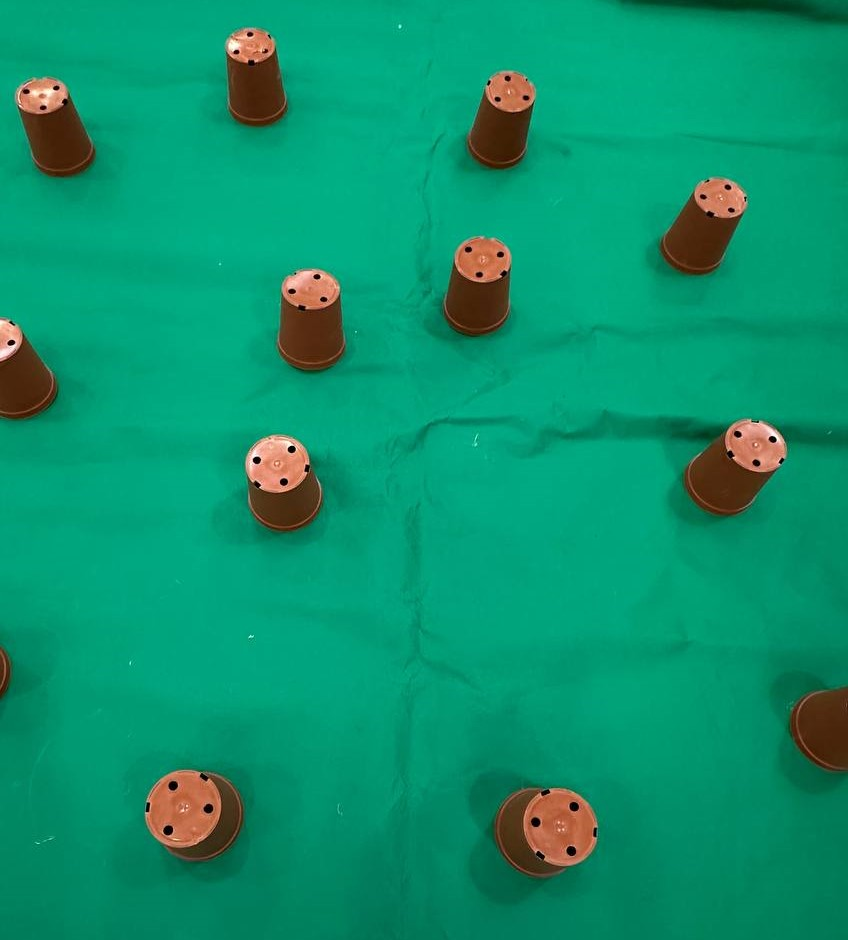
#> input picture Images/9 aug 2024/photo_6174946972373467775_y.jpg, 848 x 940 px, found by its file name
$ python CV_App_Restricted_Area.py
#> lines starting #> are read from the running program, lines starting #| are printed output that depends on the picture; after the words box and inside, x2 and y2 are one past the last pixel; in counts of white or black regions, pixels touching at a corner belong together
import cv2
import numpy as np
import matplotlib.pyplot as plt


file_path = r"C:\Users\grenz\Documents\GitHub\Drones-for-Computer-Vision-applications\Images\9 aug 2024\photo_6174946972373467775_y.jpg"


#file_path = r"C:\Users\grenz\Documents\GitHub\Drones-for-Computer-Vision-applications\Images\12 aug 2024\img_6.jpg"

#file_path = r"C:\Users\grenz\Documents\GitHub\Drones-for-Computer-Vision-applications\Images\12 aug 2024\img_14.jpg"
# Step 1: Load the image
image = cv2.imread(file_path)
#> image is the input picture: shape (940, 848, 3); mean B, G, R 108.6, 146.6, 11.1

# Display the original image
plt.figure(figsize=(12, 8))
plt.subplot(2, 3, 1)
plt.imshow(cv2.cvtColor(image, cv2.COLOR_BGR2RGB))
plt.title('Original Image')
plt.axis('off')

# Step 2: Noise Reduction with Median Blur (Optional but Recommended)
blurred_image = cv2.medianBlur(image, 5)

# Display the blurred image
plt.subplot(2, 3, 2)
plt.imshow(cv2.cvtColor(blurred_image, cv2.COLOR_BGR2RGB))
plt.title('Blurred Image')
plt.axis('off')

# Step 3: Color Segmentation in HSV Color Space
hsv_image = cv2.cvtColor(blurred_image, cv2.COLOR_BGR2HSV)
#> hsv_image: shape (940, 848, 3); mean H, S, V 76.5, 245.5, 150.4

# Define brown color range in HSV (adjust if necessary)
lower_brown = np.array([5, 20, 5])  #5, 20, 5
upper_brown = np.array([30, 255, 255]) #30, 255, 255
mask = cv2.inRange(hsv_image, lower_brown, upper_brown)
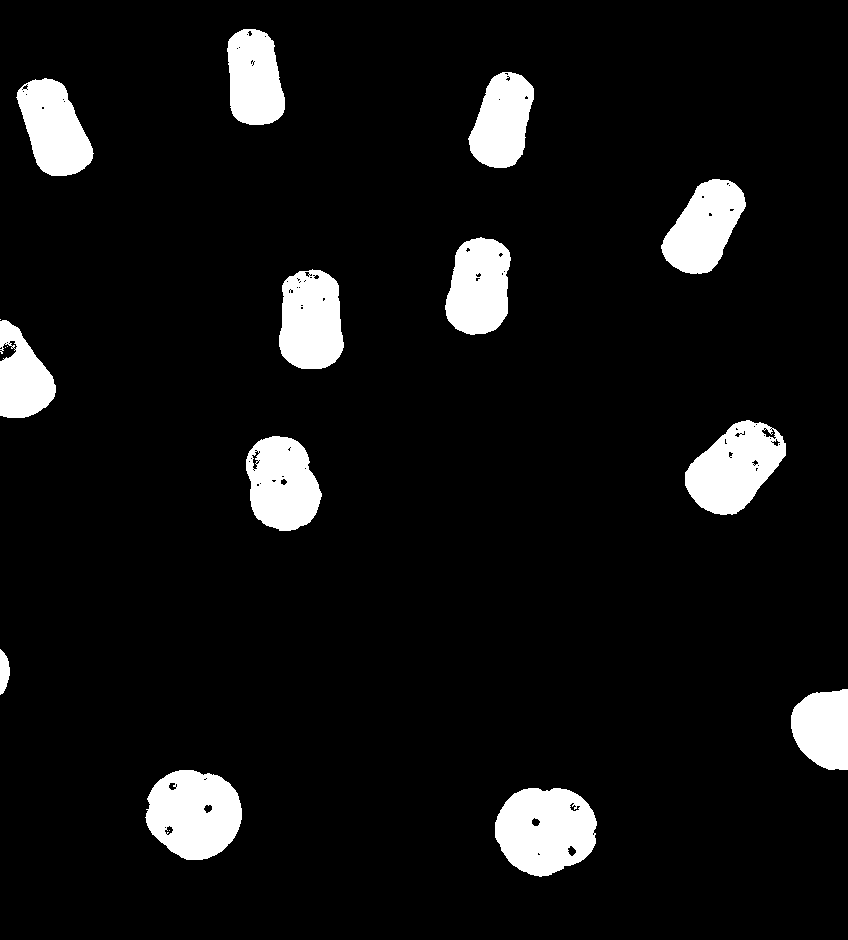
#> mask: shape (940, 848); 7.8% white; 17 white regions (4 under 20 px), largest, box (x1, y1, x2, y2) and area: (495, 788, 597, 877) 6918, (145, 770, 242, 860) 6595, (685, 420, 786, 515) 6029

# Display the mask
plt.subplot(2, 3, 3)
plt.imshow(mask, cmap='gray')
plt.title('Color Segmentation Mask')
plt.axis('off')

# Step 4: Morphological Operations
# Use opening to remove small noise (if any)
opened_image = cv2.morphologyEx(mask, cv2.MORPH_OPEN, np.ones((5, 5), np.uint8))
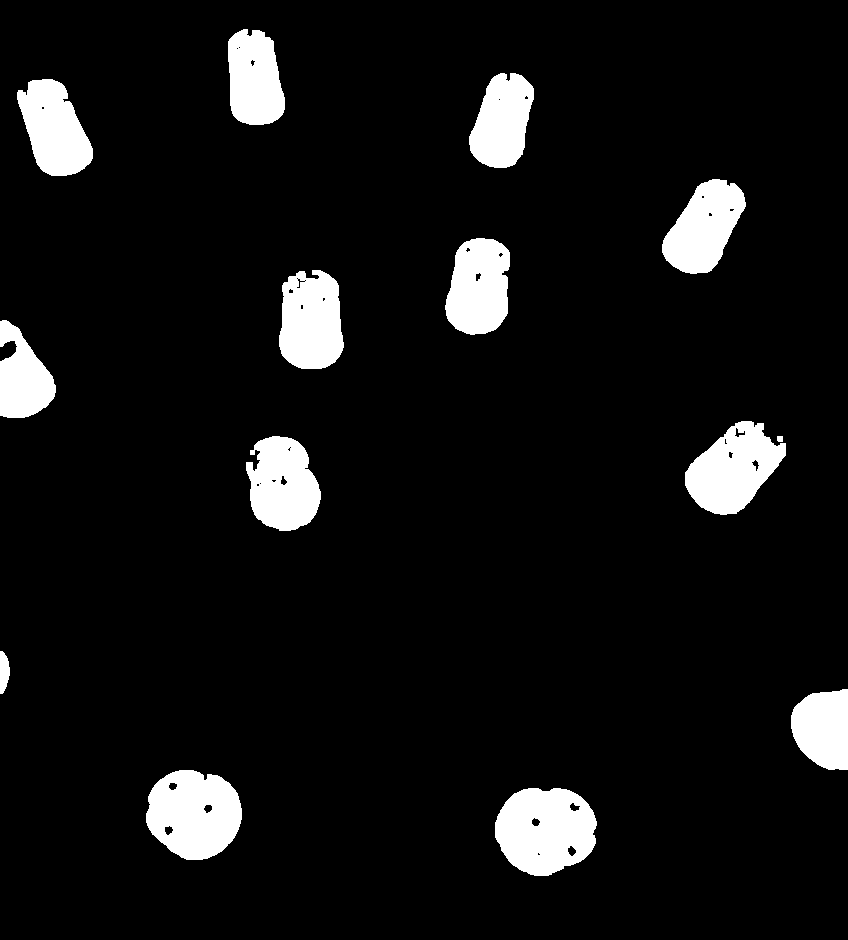
#> opened_image: shape (940, 848); 7.7% white; 14 white regions, largest, box (x1, y1, x2, y2) and area: (495, 788, 597, 876) 6894, (146, 770, 242, 860) 6555, (685, 421, 786, 515) 5828

# Display the opened image
plt.subplot(2, 3, 4)
plt.imshow(opened_image, cmap='gray')
plt.title('After Opening')
plt.axis('off')

# Use closing to fill small holes in detected regions
processed_image = cv2.morphologyEx(opened_image, cv2.MORPH_CLOSE, np.ones((5, 5), np.uint8))
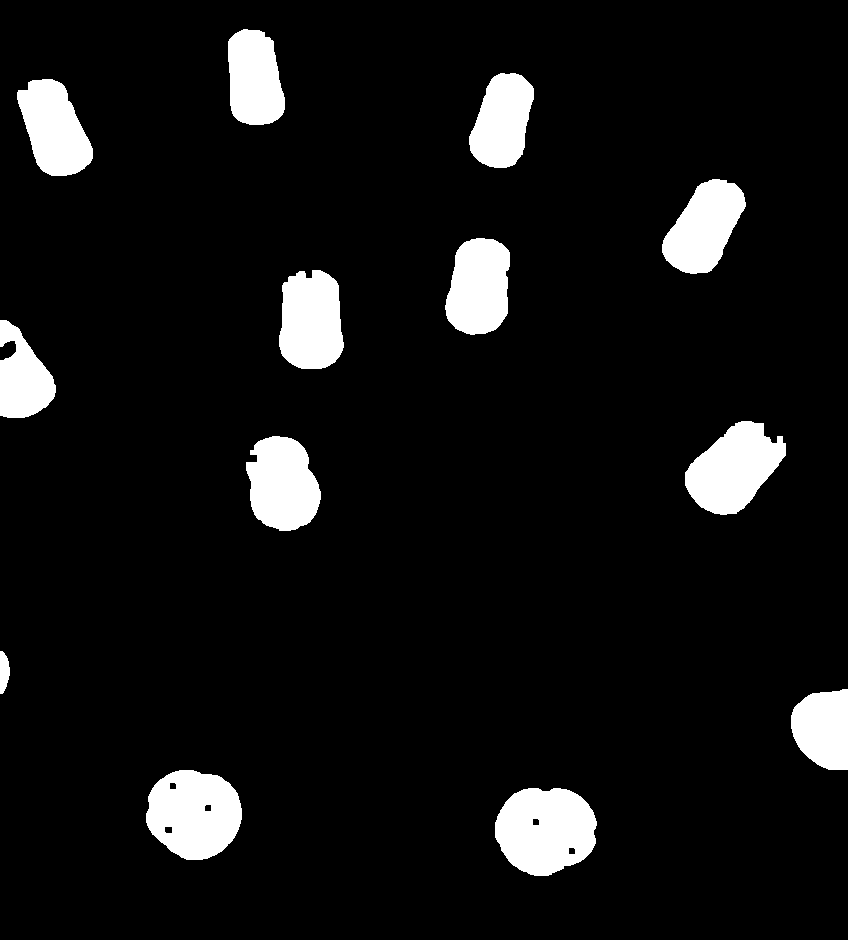
#> processed_image: shape (940, 848); 7.8% white; 13 white regions

# Display the closed image
plt.subplot(2, 3, 5)
plt.imshow(processed_image, cmap='gray')
plt.title('After Closing')
plt.axis('off')

# Step 5: Find Contours for the Detected Regions
contours, _ = cv2.findContours(processed_image, cv2.RETR_EXTERNAL, cv2.CHAIN_APPROX_SIMPLE)
#> contours = 13 contours; largest, box (x1, y1, x2, y2) and area: (495, 788, 597, 876) 6908, (146, 770, 242, 860) 6582, (685, 421, 786, 515) 5846, (246, 436, 321, 531) 5252, (279, 270, 344, 369) 5198

object_coordinates = []
min_area = 500  # Adjust based on image size and expected object size
max_area = 50000  # Adjust based on image size and expected object size

# Step 6: Process Each Detected Contour
for contour in contours:
    area = cv2.contourArea(contour)
    if min_area < area < max_area:
        # Get the center of mass (centroid) and bounding box
        M = cv2.moments(contour)
        if M['m00'] != 0:
            x = int(M['m10'] / M['m00'])
            y = int(M['m01'] / M['m00'])
        else:
            continue

        # Draw the contour
        cv2.drawContours(image, [contour], -1, (0, 255, 255), 2)  # Yellow contour
        cv2.drawMarker(image, (x, y), (0, 0, 255), markerType=cv2.MARKER_CROSS, markerSize=10, thickness=2)

        # Add the coordinates and display them on the image
        text = f'({x}, {y})'
        cv2.putText(image, text, (x - 40, y - 10), cv2.FONT_HERSHEY_SIMPLEX, 0.5, (0, 255, 0), 1)
        object_coordinates.append((x, y))
#> this loop made 13 passes
#> (area, x, y) on passes 1, 2, 3, 5, 6, 7, 8, 9, 10, 11, 12, 13: (6908, 545, 829), (6582.5, 193, 813), (3642, 822, 728), (5252, 282, 483), (5846.5, 733, 468), (3435.5, 22, 377), (5198, 310, 320), (4927, 478, 286), (4916.5, 703, 226), (4786.5, 53, 128), (4339.5, 502, 120), (4324.5, 254, 78)
#> area on pass 4: 281
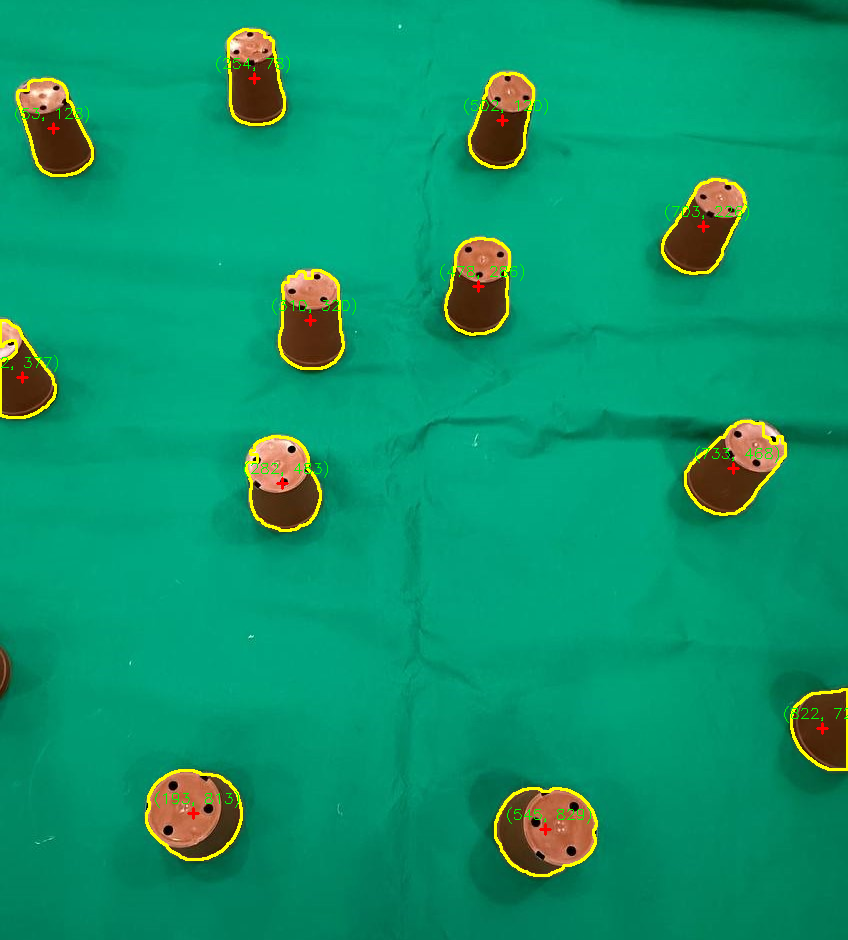
#> image: shape (940, 848, 3); 1.73% of pixels changed, all inside (x1, y1, x2, y2) = (0, 28, 848, 877)
#> after the loop, object_coordinates = [(545, 829), (193, 813), (822, 728), (282, 483), (733, 468), (22, 377), (310, 320), (478, 286), (703, 226), (53, 128), (502, 120), (254, 78)]

# Step 7: Display the final image with detected pots and coordinates
plt.subplot(2, 3, 6)
plt.imshow(cv2.cvtColor(image, cv2.COLOR_BGR2RGB))
plt.title('Final Detection with Coordinates')
plt.axis('off')

# Plot the coordinates on the final image
for idx, (x, y) in enumerate(object_coordinates):
    plt.text(x, y, f'({x},{y})', color='white', fontsize=8, ha='center', va='center', bbox=dict(facecolor='black', alpha=0.5, edgecolor='none'))
#> this loop made 12 passes

plt.tight_layout()
plt.show()
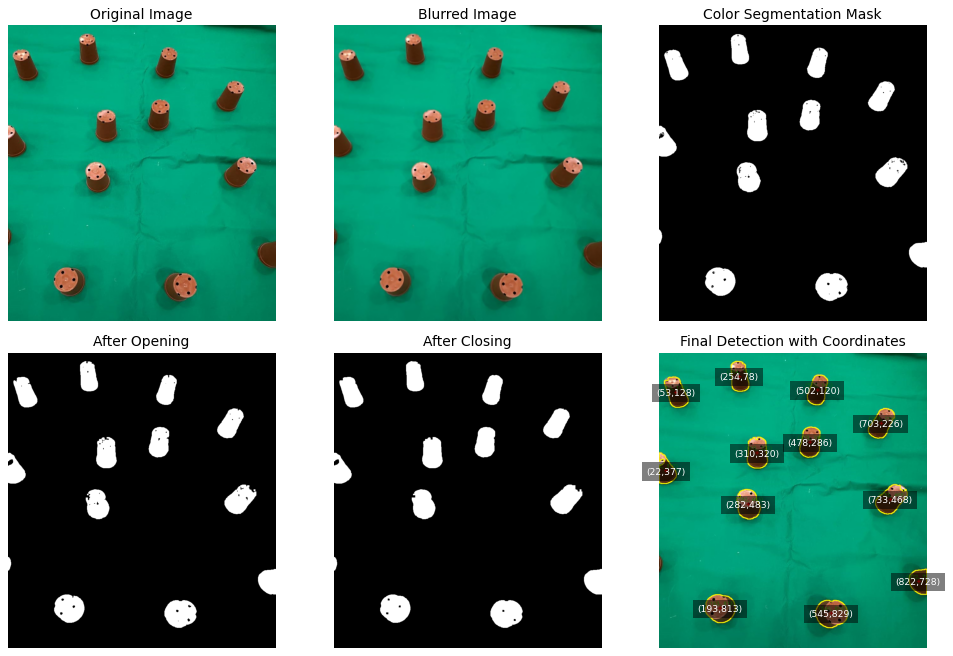
#> figure drawn by matplotlib, 6 panels

# Print coordinates of detected pots
print(f"Number of objects found: {len(object_coordinates)}")
#| Number of objects found: 12
print(f"Coordinates of objects: {object_coordinates}")
#| Coordinates of objects: [(545, 829), (193, 813), (822, 728), (282, 483), (733, 468), (22, 377), (310, 320), (478, 286), (703, 226), (53, 128), (502, 120), (254, 78)]

$ run again, with Images/9 aug 2024/photo_5309823306351894058_y.jpg copied over Images/9 aug 2024/photo_6174946972373467775_y.jpg
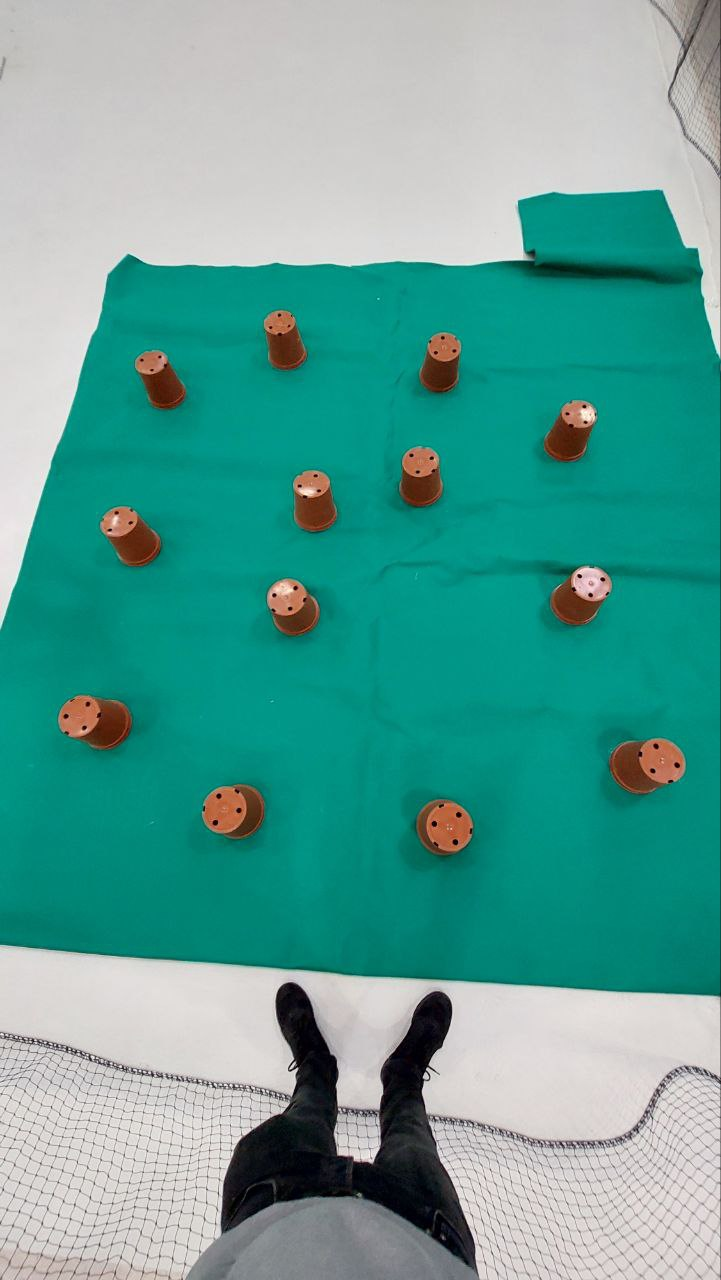
#> input picture Images/9 aug 2024/photo_5309823306351894058_y.jpg, 721 x 1280 px, found by its file name
#> image is the input picture: shape (1280, 721, 3); mean B, G, R 151.5, 160.5, 92.4
#> hsv_image: shape (1280, 721, 3); mean H, S, V 62.2, 139.8, 164.3
#> `mask = cv2.inRange(hsv_image, lower_brown, upper_brown)`:
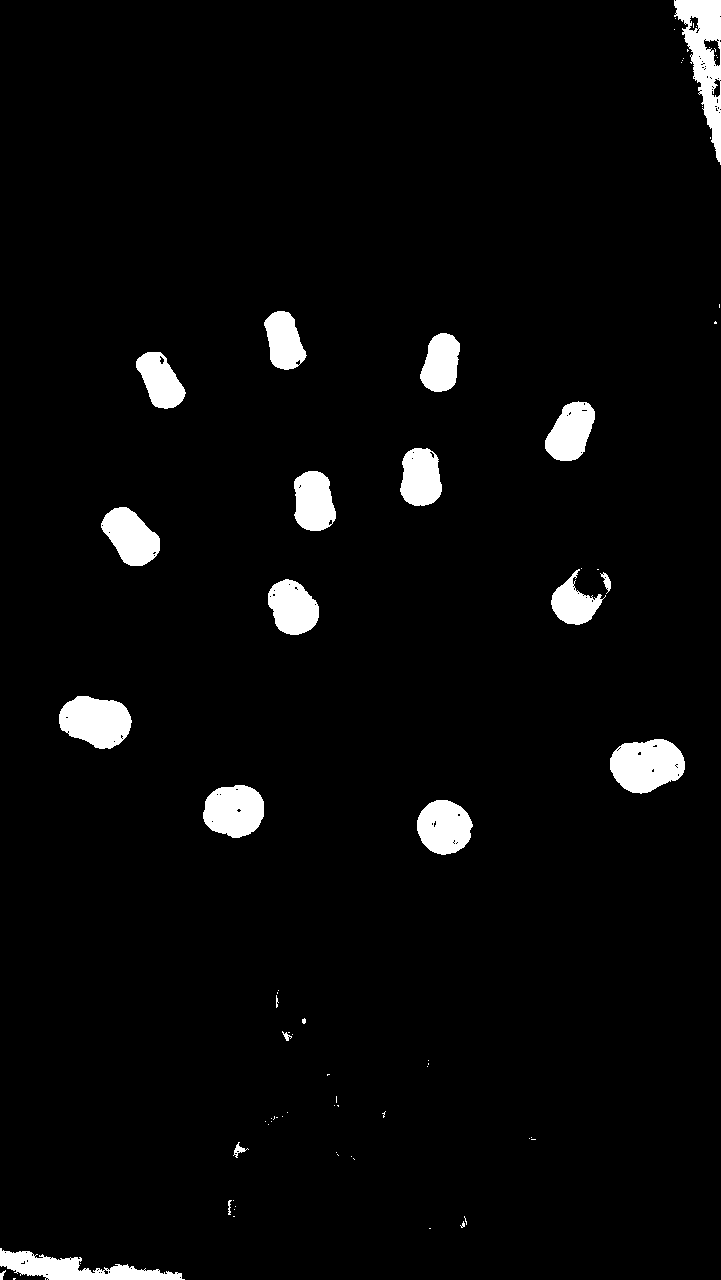
#> mask: shape (1280, 721); 3.7% white; 76 white regions (55 under 20 px), largest, box (x1, y1, x2, y2) and area: (674, 0, 721, 165) 3497, (610, 739, 685, 794) 3069, (59, 696, 132, 749) 2848
#> opened_image: shape (1280, 721); 3.6% white; 18 white regions, largest, box (x1, y1, x2, y2) and area: (674, 0, 721, 162) 3173, (610, 739, 685, 793) 3034, (59, 696, 131, 749) 2806
#> processed_image: shape (1280, 721); 3.6% white; 17 white regions
#> contours = 17 contours, 1 with area under 20; largest, box (x1, y1, x2, y2) and area: (674, 0, 721, 162) 3067, (610, 739, 685, 793) 2964, (59, 696, 131, 749) 2716, (203, 785, 264, 838) 2446, (0, 1251, 180, 1280) 2340
#> the loop `for contour in contours:` made 17 passes
#> (area, x, y) on passes 2, 3, 4, 5, 6, 7, 9, 10: (2340.5, 72, 1268), (2267, 443, 826), (2445.5, 233, 810), (2964.5, 646, 764), (2715.5, 95, 720), (1936, 292, 607), (1316, 572, 604), (2130.5, 130, 536)
#> after the loop `for contour in contours:`:
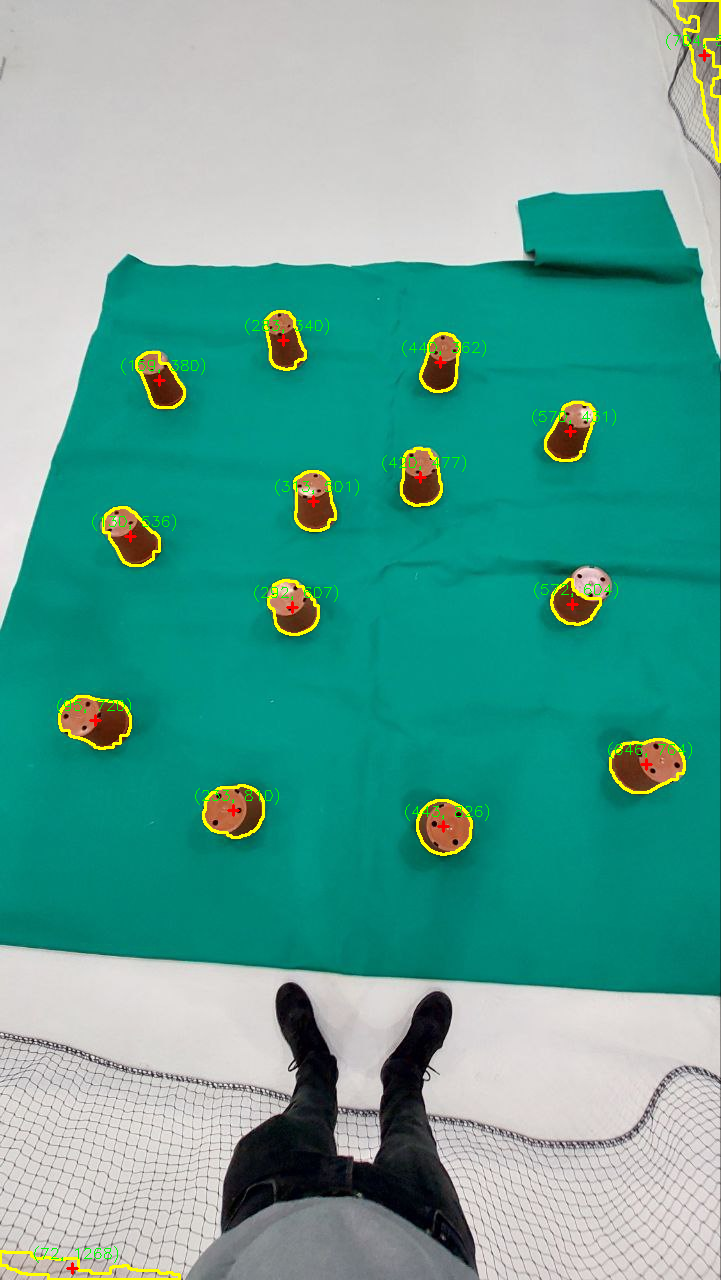
#> image: shape (1280, 721, 3); 1.44% of pixels changed, all inside (x1, y1, x2, y2) = (0, 0, 721, 1280)
#> after the loop `for contour in contours:`: object_coordinates = [(72, 1268), (443, 826), (233, 810), (646, 764), (95, 720), (292, 607), (572, 604), (130, 536), (313, 501), (420, 477), (570, 431), (159, 380), (440, 362), (283, 340), (704, 55)]
#> the loop `for idx, (x, y) in enumerate(object_coordinates):` made 15 passes
#| Number of objects found: 15
#| Coordinates of objects: [(72, 1268), (443, 826), (233, 810), (646, 764), (95, 720), (292, 607), (572, 604), (130, 536), (313, 501), (420, 477), (570, 431), (159, 380), (440, 362), (283, 340), (704, 55)]
